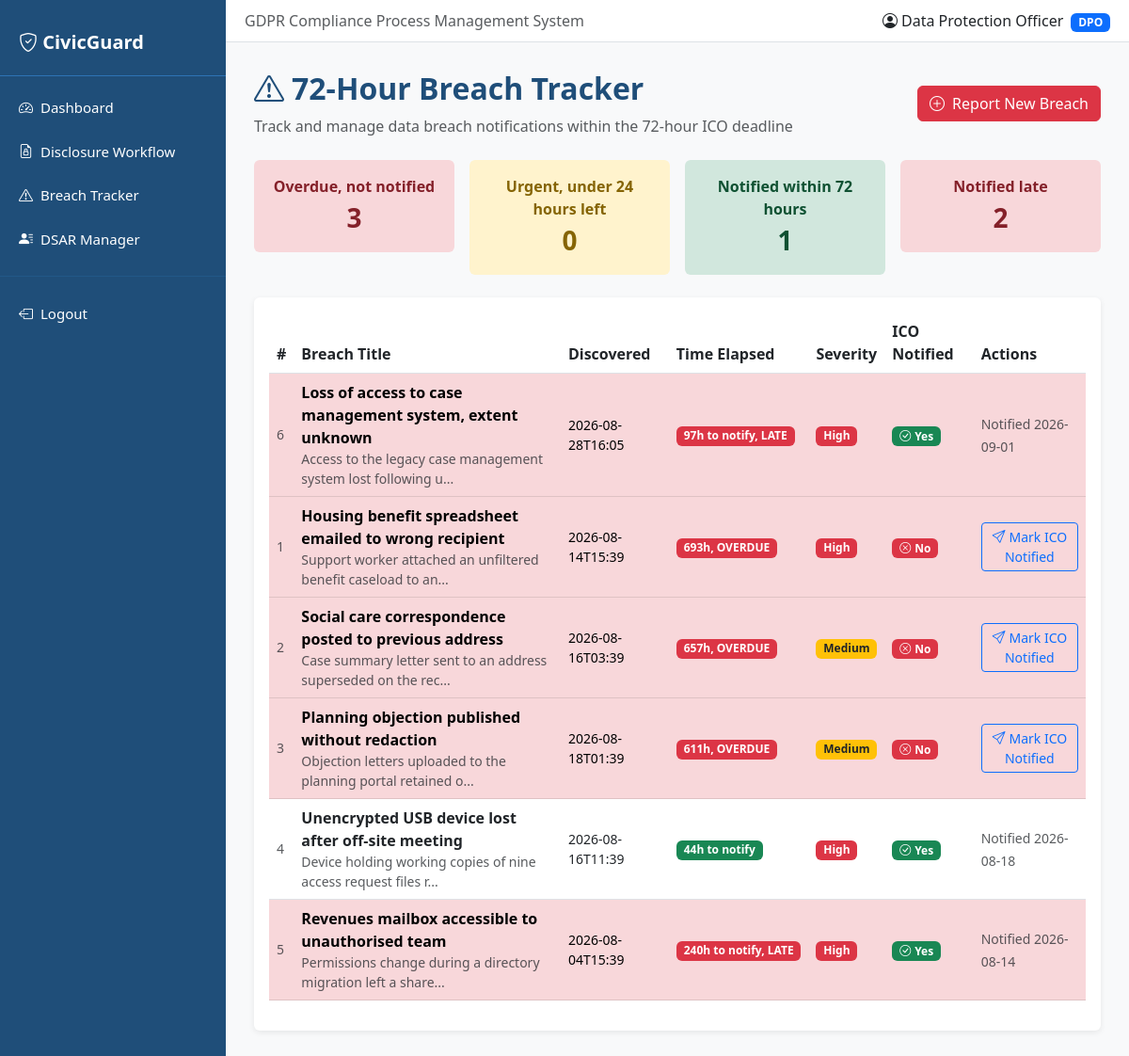
The page /breaches (signed in) on the database its author committed.
### tables this page shows
CREATE TABLE breaches (
            id INTEGER PRIMARY KEY AUTOINCREMENT,
            title TEXT NOT NULL,
            description TEXT NOT NULL,
            discovered_at TIMESTAMP NOT NULL,
            reported_by TEXT NOT NULL,
            status TEXT DEFAULT 'Open',
            severity TEXT DEFAULT 'Medium',
            ico_notified INTEGER DEFAULT 0,
            ico_notified_at TIMESTAMP,
            created_at TIMESTAMP DEFAULT CURRENT_TIMESTAMP
        );

### app.py (the view)
@app.route('/breaches')
def breaches():
    if 'user' not in session:
        return redirect(url_for('login'))
    conn = get_db()
    rows = conn.execute(
        'SELECT * FROM breaches ORDER BY created_at DESC'
    ).fetchall()
    conn.close()
    breaches_list = []
    for b in rows:
        b_dict = dict(b)
        b_dict['hours_elapsed'] = get_hours_elapsed(
                b_dict['discovered_at'], b_dict.get('ico_notified_at'))
        b_dict['notified_late'] = bool(
                b_dict.get('ico_notified') and b_dict['hours_elapsed'] > 72)
        breaches_list.append(b_dict)
    return render_template('breaches.html', breaches=breaches_list)

### app.py (called while the page is built)
def get_db():
    conn = sqlite3.connect(DATABASE)
    conn.row_factory = sqlite3.Row
    return conn

def get_hours_elapsed(discovered_at_str, end_at_str=None):
    try:
        discovered = datetime.strptime(discovered_at_str[:16], '%Y-%m-%dT%H:%M')
    except:
        try:
            discovered = datetime.strptime(discovered_at_str[:16], '%Y-%m-%d %H:%M')
        except:
            return 0
    if end_at_str:
        try:
            end = datetime.strptime(str(end_at_str)[:16], '%Y-%m-%d %H:%M')
        except:
            try:
                end = datetime.strptime(str(end_at_str)[:16], '%Y-%m-%dT%H:%M')
            except:
                end = datetime.now()
    else:
        end = datetime.now()
    elapsed = end - discovered
    return int(elapsed.total_seconds() / 3600)

### templates/breaches.html (shortened to what this page needs)
{% extends "base.html" %}
{% block content %}
<div class="d-flex justify-content-between align-items-center mb-4">
    <div>
        <h2 class="fw-bold" style="color: #1F4E79;">
            <i class="bi bi-exclamation-triangle me-2"></i>72-Hour Breach Tracker
        </h2>
        <p class="text-muted mb-0">Track and manage data breach notifications within the 72-hour ICO deadline</p>
    </div>
    <button class="btn btn-danger" data-bs-toggle="modal" data-bs-target="#newBreachModal">
        <i class="bi bi-plus-circle me-2"></i>Report New Breach
    </button>
</div>
<div class="row g-3 mb-4">
    <div class="col-md-3">
        <div class="p-3 rounded text-center" style="background-color:#F8D7DA;">
            <div class="fw-bold" style="color:#842029;">Overdue, not notified</div>
            <div style="font-size:28px;font-weight:bold;color:#842029;">
                {{ breaches | selectattr('hours_elapsed', 'gt', 72) |
                   selectattr('ico_notified', 'equalto', 0) | list | length }}
            </div>
        </div>
    </div>
    <div class="col-md-3">
        <div class="p-3 rounded text-center" style="background-color:#FFF3CD;">
            <div class="fw-bold" style="color:#856404;">Urgent, under 24 hours left</div>
            <div style="font-size:28px;font-weight:bold;color:#856404;">
                {{ breaches | selectattr('hours_elapsed', 'gt', 48) |
                   selectattr('hours_elapsed', 'le', 72) |
                   selectattr('ico_notified', 'equalto', 0) | list | length }}
            </div>
        </div>
    </div>
    <div class="col-md-3">
        <div class="p-3 rounded text-center" style="background-color:#D1E7DD;">
            <div class="fw-bold" style="color:#0f5132;">Notified within 72 hours</div>
            <div style="font-size:28px;font-weight:bold;color:#0f5132;">
                {{ breaches | selectattr('ico_notified', 'equalto', 1) |
                   rejectattr('notified_late') | list | length }}
            </div>
        </div>
    </div>
    <div class="col-md-3">
        <div class="p-3 rounded text-center" style="background-color:#F8D7DA;">
            <div class="fw-bold" style="color:#842029;">Notified late</div>
            <div style="font-size:28px;font-weight:bold;color:#842029;">
                {{ breaches | selectattr('notified_late') | list | length }}
            </div>
        </div>
    </div>
</div>
<div class="card">
    <div class="card-body">
        {% if breaches %}
        <div class="table-responsive">
            <table class="table table-hover align-middle">
                <thead style="background-color:#f8f9fa;">
                    <tr>
                        <th>#</th>
                        <th>Breach Title</th>
                        <th>Discovered</th>
                        <th>Time Elapsed</th>
                        <th>Severity</th>
                        <th>ICO Notified</th>
                        <th>Actions</th>
                    </tr>
                </thead>
                <tbody>
                    {% for b in breaches %}
                    <tr class="{{ 'table-danger' if (b.hours_elapsed > 72 and not b.ico_notified) or b.notified_late else '' }}">
                        <td class="text-muted small">{{ b.id }}</td>
                        <td>
                            <div class="fw-bold">{{ b.title }}</div>
                            <div class="text-muted small">{{ b.description[:60] }}...</div>
                        </td>
                        <td class="small">{{ b.discovered_at[:16] }}</td>
                        <td>
                            {% if b.ico_notified %}
                                {% if b.notified_late %}
                                <span class="badge bg-danger">
                                    {{ b.hours_elapsed }}h to notify, LATE
                                </span>
                                {% else %}
                                <span class="badge bg-success">
                                    {{ b.hours_elapsed }}h to notify
                                </span>
                                {% endif %}
                            {% elif b.hours_elapsed > 72 %}
                                <span class="badge bg-danger">
                                    {{ b.hours_elapsed }}h, OVERDUE
                                </span>
                            {% elif b.hours_elapsed > 48 %}
                                <span class="badge bg-warning text-dark">
                                    {{ b.hours_elapsed }}h, URGENT
                                </span>
                            {% else %}
                                <span class="badge bg-success">
                                    {{ b.hours_elapsed }}h
                                </span>
                            {% endif %}
                        </td>
                        <td>
                            {% if b.severity == 'High' %}
                            <span class="badge bg-danger">High</span>
                            {% elif b.severity == 'Medium' %}
                            <span class="badge bg-warning text-dark">Medium</span>
                            {% else %}
                            <span class="badge bg-success">Low</span>
                            {% endif %}
                        </td>
                        <td>
                            {% if b.ico_notified %}
                            <span class="badge bg-success">
                                <i class="bi bi-check-circle me-1"></i>Yes
                            </span>
                            {% else %}
                            <span class="badge bg-danger">
                                <i class="bi bi-x-circle me-1"></i>No
                            </span>
                            {% endif %}
                        </td>
                        <td>
                            {% if not b.ico_notified %}
                            <form method="POST"
                                  action="{{ url_for('notify_ico', id=b.id) }}"
                                  class="d-inline">
                                <button class="btn btn-sm btn-outline-primary">
                                    <i class="bi bi-send me-1"></i>Mark ICO Notified
                                </button>
                            </form>
                            {% else %}
                            <span class="text-muted small">
                                Notified {{ b.ico_notified_at[:10] if b.ico_notified_at else '' }}
                            </span>
                            {% endif %}
                        </td>
                    </tr>
                    {% endfor %}
                </tbody>
            </table>
        </div>
        {% else %}
        <div class="text-center py-5 text-muted">
            <i class="bi bi-shield-check" style="font-size:48px;color:#198754;"></i>
            <p class="mt-3">No breaches recorded.</p>
            <p class="small">Use "Report New Breach" if an incident occurs.</p>
        </div>
        {% endif %}
    </div>
</div>
{% endblock %}

### templates/base.html (style rules this page uses)
body { background-color: #f8f9fa; }
.card { border: none; box-shadow: 0 2px 6px rgba(0,0,0,0.08); }

### rows shown on the page
breaches: id "6", title "Loss of access to case management system, extent unknown", description "Access to the legacy case management system lost following u", discovered_at "2026-08-28T16:05", hours_elapsed "97", severity "High", ico_notified 1 (drawn), ico_notified_at "2026-09-01"
breaches: id "1", title "Housing benefit spreadsheet emailed to wrong recipient", description "Support worker attached an unfiltered benefit caseload to an", discovered_at "2026-08-14T15:39", hours_elapsed "693", severity "High", ico_notified 0 (drawn)
breaches: id "2", title "Social care correspondence posted to previous address", description "Case summary letter sent to an address superseded on the rec", discovered_at "2026-08-16T03:39", hours_elapsed "657", severity "Medium", ico_notified 0 (drawn)
breaches: id "3", title "Planning objection published without redaction", description "Objection letters uploaded to the planning portal retained o", discovered_at "2026-08-18T01:39", hours_elapsed "611", severity "Medium", ico_notified 0 (drawn)
breaches: id "4", title "Unencrypted USB device lost after off-site meeting", description "Device holding working copies of nine access request files r", discovered_at "2026-08-16T11:39", hours_elapsed "44", severity "High", ico_notified 1 (drawn), ico_notified_at "2026-08-18"
breaches: id "5", title "Revenues mailbox accessible to unauthorised team", description "Permissions change during a directory migration left a share", discovered_at "2026-08-04T15:39", hours_elapsed "240", severity "High", ico_notified 1 (drawn), ico_notified_at "2026-08-14"

### other values the page prints
{{ session.full_name }} "Data Protection Officer"
{{ session.role }} "DPO"
{{ breaches | selectattr('notified_late') | list | length }} "2"
